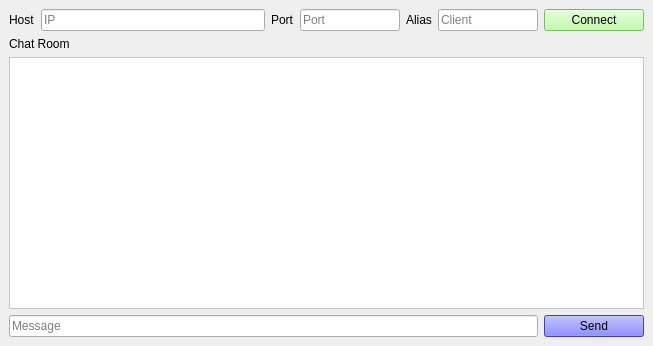
<?xml version="1.0" encoding="UTF-8"?>
<ui version="4.0">
 <class>MainWindow</class>
 <widget class="QMainWindow" name="MainWindow">
  <property name="geometry">
   <rect>
    <x>0</x>
    <y>0</y>
    <width>653</width>
    <height>346</height>
   </rect>
  </property>
  <property name="windowTitle">
   <string>MainWindow</string>
  </property>
  <widget class="QWidget" name="centralwidget">
   <layout class="QVBoxLayout" name="verticalLayout">
    <item>
     <layout class="QHBoxLayout" name="horizontalLayout">
      <item>
       <widget class="QLabel" name="label">
        <property name="text">
         <string>Host</string>
        </property>
       </widget>
      </item>
      <item>
       <widget class="QLineEdit" name="lineEdit_host">
        <property name="styleSheet">
         <string notr="true">color: rgb(0, 0, 0);</string>
        </property>
        <property name="placeholderText">
         <string>IP</string>
        </property>
       </widget>
      </item>
      <item>
       <widget class="QLabel" name="label_2">
        <property name="text">
         <string>Port</string>
        </property>
       </widget>
      </item>
      <item>
       <widget class="QLineEdit" name="lineEdit_port">
        <property name="maximumSize">
         <size>
          <width>100</width>
          <height>16777215</height>
         </size>
        </property>
        <property name="styleSheet">
         <string notr="true">color: rgb(0, 0, 0);</string>
        </property>
        <property name="placeholderText">
         <string>Port</string>
        </property>
       </widget>
      </item>
      <item>
       <widget class="QLabel" name="label_4">
        <property name="text">
         <string>Alias</string>
        </property>
       </widget>
      </item>
      <item>
       <widget class="QLineEdit" name="lineEdit_alias">
        <property name="maximumSize">
         <size>
          <width>100</width>
          <height>16777215</height>
         </size>
        </property>
        <property name="styleSheet">
         <string notr="true">color: rgb(0, 0, 0);</string>
        </property>
        <property name="placeholderText">
         <string>Client</string>
        </property>
       </widget>
      </item>
      <item>
       <widget class="QPushButton" name="pushButton_connect_to_server">
        <property name="minimumSize">
         <size>
          <width>100</width>
          <height>0</height>
         </size>
        </property>
        <property name="styleSheet">
         <string notr="true">background-color: rgb(173, 255, 143);
color: rgb(0, 0, 0);</string>
        </property>
        <property name="text">
         <string>Connect</string>
        </property>
       </widget>
      </item>
     </layout>
    </item>
    <item>
     <widget class="QLabel" name="label_3">
      <property name="text">
       <string>Chat Room</string>
      </property>
     </widget>
    </item>
    <item>
     <widget class="QPlainTextEdit" name="plainTextEdit_chatroom">
      <property name="enabled">
       <bool>false</bool>
      </property>
      <property name="styleSheet">
       <string notr="true">background-color: rgb(255, 255, 255);
color: rgb(5, 0, 63);</string>
      </property>
      <property name="undoRedoEnabled">
       <bool>false</bool>
      </property>
     </widget>
    </item>
    <item>
     <layout class="QHBoxLayout" name="horizontalLayout_2">
      <item>
       <widget class="QLineEdit" name="lineEdit_msg">
        <property name="styleSheet">
         <string notr="true">color: rgb(0, 0, 0);</string>
        </property>
        <property name="placeholderText">
         <string>Message</string>
        </property>
       </widget>
      </item>
      <item>
       <widget class="QPushButton" name="pushButton_send_msg">
        <property name="minimumSize">
         <size>
          <width>100</width>
          <height>0</height>
         </size>
        </property>
        <property name="styleSheet">
         <string notr="true">background-color: rgb(153, 149, 255);
color: rgb(0, 0, 0);
background-color: rgb(85, 85, 255);</string>
        </property>
        <property name="text">
         <string>Send</string>
        </property>
       </widget>
      </item>
     </layout>
    </item>
   </layout>
  </widget>
  <action name="actionNew">
   <property name="text">
    <string>New</string>
   </property>
  </action>
 </widget>
 <resources/>
 <connections/>
</ui>
